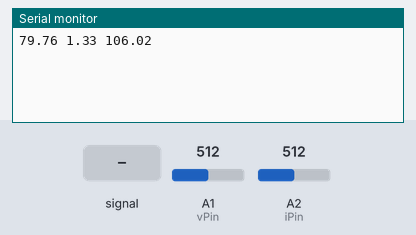
Bench run of a sketch on a simulated Arduino Uno, built with avr-gcc and run on an emulated ATmega328P. Shown: the last lines printed to the serial monitor. The test bench sets the inputs (shaded band); at power-on: A1 (vPin) = 512, A2 (iPin) = 512.

Above: at 1.2 s.
1.3 s: A1 (vPin) fed a 200 Hz sine of ±81 counts around its level
At 2.6 s:
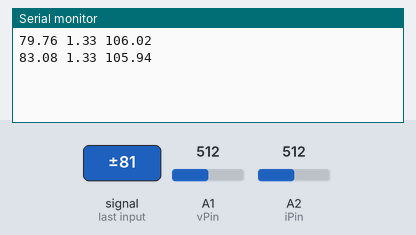
2.8 s: A1 (vPin) set to 716
At 3.4 s:
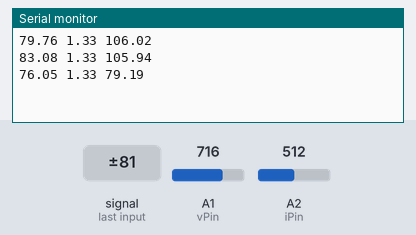
4.3 s: A2 (iPin) set to 716
At 5.6 s:
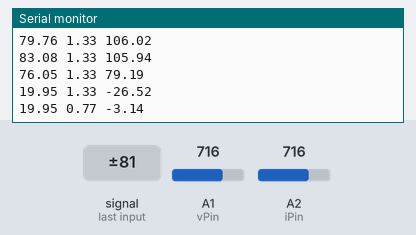
5.8 s: A1 (vPin) set to 900
At 6.8 s:
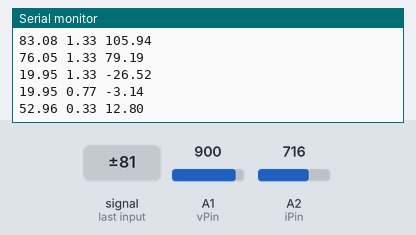
7.3 s: A2 (iPin) set to 900
At 8.6 s:
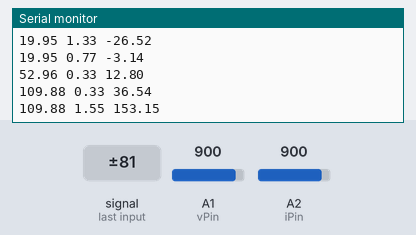
Timing chart, 0 to 9.8 s (numbered marks = the images above; inputs shaded):
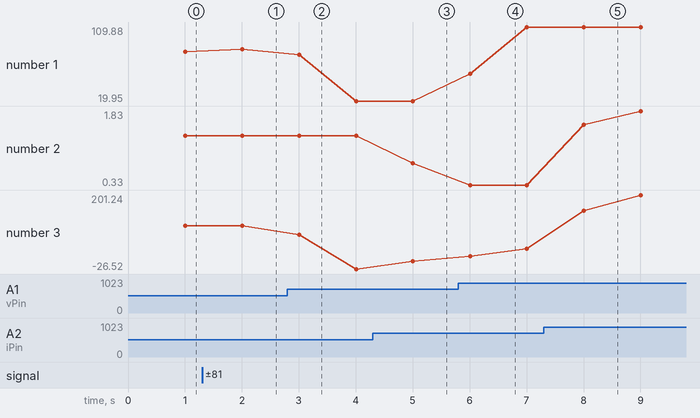

Measured:
- after the input at 1.3 s, the serial monitor: prints a new line after 0.70 s (image 1)
- after the input at 2.8 s, the serial monitor: prints a new line after 0.20 s (image 2)
- after the input at 4.3 s, the serial monitor: prints a new line after 0.71 s (image 3)
- after the input at 5.8 s, the serial monitor: prints a new line after 0.21 s (image 4)
- after the input at 7.3 s, the serial monitor: prints a new line after 0.71 s (image 5)
- plotted number 1: 79.76 → 83.08 after the input at 1.3 s, 83.08 → 19.95 after the input at 2.8 s, 19.95 → 109.88 after the input at 5.8 s
- plotted number 2: 1.33 → 0.77 after the input at 4.3 s, 0.33 → 1.83 after the input at 7.3 s
- plotted number 3: 106.02 → 105.94 after the input at 1.3 s, 105.94 → -26.52 after the input at 2.8 s, -26.52 → -3.14 after the input at 4.3 s, -3.14 → 36.54 after the input at 5.8 s, 36.54 → 201.24 after the input at 7.3 s

The sketch:

SensorInterface.ino
```cpp
int vPin = A1;
int iPin = A2;

boolean start = true;
float startT = 0;

int noO = 0;
float vsqr = 0;
float isqr = 0;
float vi = 0;

void setup() {
  pinMode(vPin,INPUT);
  pinMode(iPin, INPUT);
  Serial.begin(9600);
}


void loop() {
  if (start) {
    start = false;
    startT = millis();
  }
  else {
    if ((millis()-startT)<1000) {
      float v = ((analogRead(vPin)/1023.0)*5-3.3)*100;
      float i = ((analogRead(iPin)/1023.0)*5-3.3)/0.6;
      vsqr = vsqr + v*v;
      isqr = isqr + i*i;
      vi = vi + v*i;
      noO = noO + 1;
    }
    else {
      start = true;
      startT=0;
      float vRms = sqrt(vsqr/noO);
      float iRms = sqrt(isqr/noO);
      float power = vi/noO;
      Serial.print(vRms);
      Serial.print(' ');
      Serial.print(iRms);
      Serial.print(' ');
      Serial.println(power);
      noO = 0;
      isqr = 0;
      vsqr = 0;
      vi = 0;
    }
  }
}
```
